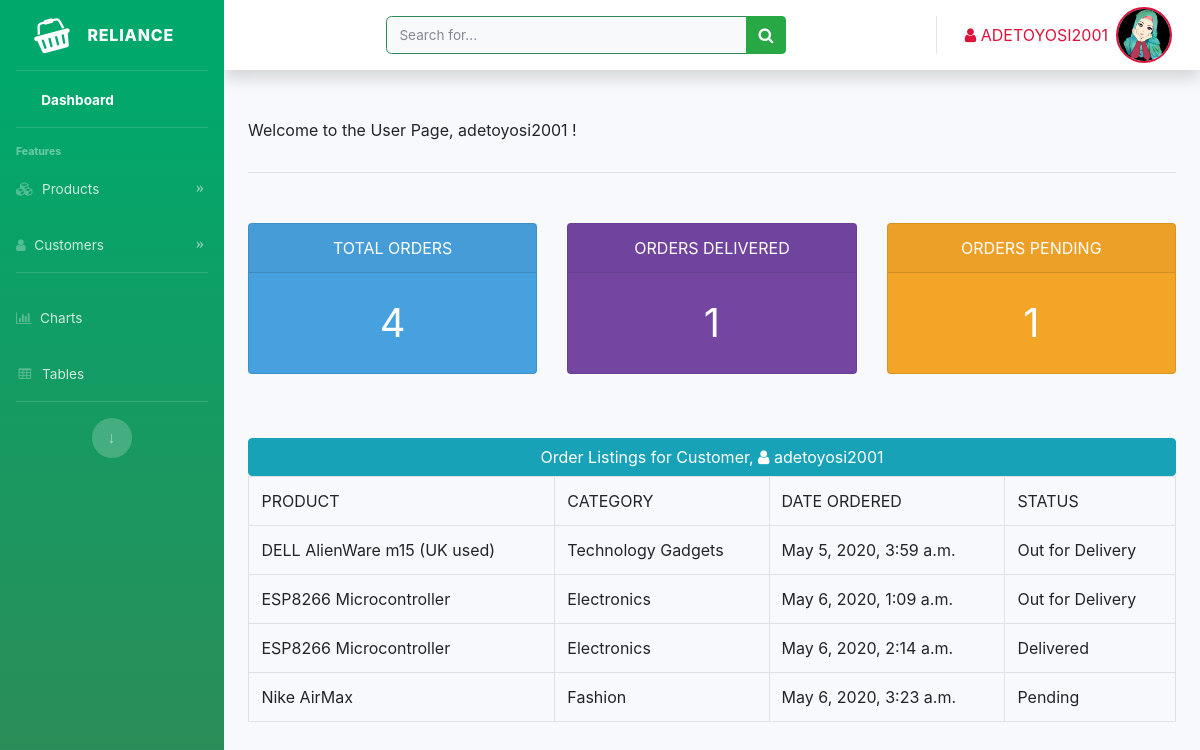
Screenshot of /user (signed in) with the database file from the repository.
### app/models.py (models this page shows)
class Order(models.Model):
    STATUS = (
        ('Delivered', 'Delivered'),
        ('Out for Delivery' , 'Out for Delivery'),
        ('Pending', 'Pending')
    )
    customer = models.ForeignKey(Customer, null = True, on_delete = models.SET_NULL)
    product = models.ForeignKey(Product, null = True, on_delete = models.SET_NULL)
    status = models.CharField(max_length = 200, null=True, choices = STATUS)
    date_created = models.DateTimeField(default = timezone.now)
    def __str__(self):
        return "{} - {}".format(self.customer, self.product)

class Product(models.Model):
    CATEGORY = (
        ('Phones', 'Phoness'),
        ('Books', 'Books'),
        ('Fashion', 'Fashion'),
        ('Technology Gadgets','Technology Gadgets'),
        ('Electronics', 'Electronics'),
    )
    name = models.CharField(max_length = 300, null = True)
    price = models.FloatField(null = True)
    category = models.CharField(max_length = 200, null=True, choices = CATEGORY)
    description = models.TextField(max_length = 300, null = True)
    date_created = models.DateTimeField(default = timezone.now)
    def __str__(self):
        return self.name

### app/decorators.py (the view)
        def wrapper_func(request, *args, **kwargs):
            group = None
            if request.user.groups.exists():
                group = request.user.groups.all()[0].name
            if group in allowed_roles:
                return view_func(request, *args, **kwargs)
            else:
                return HttpResponse('You are not authorized to view this page, Please go Back !')

### app/models.py (called while the page is built)
    def __str__(self):
        return self.name or ''

### app/views.py (called while the page is built)
@login_required(login_url = 'login')
@allowed_users(allowed_roles = ['customer'])
def UserPage(request):
    orders = request.user.customer.order_set.all()
    total_orders = orders.count()
    orders_delivered = orders.filter(status = 'Delivered').count()
    orders_pending = orders.filter(status = 'Pending').count()
    print('ORDERS :', orders)
    context = {
        'orders' : orders,
        'total_orders' : total_orders,
        'orders_delivered' : orders_delivered,
        'orders_pending' : orders_pending,
    }
    return render(request, 'userpage.html', context)

### templates/userpage.html
{% extends 'base.html' %}
{% block content %}
<div class="container my-5">
    <p>Welcome to the User Page, {{ request.user }} !</p><hr>
    <div class="row">
        <div class="col-md-4">
            <div class="card text-white mb-3 priver">
                <div class="card-header text-center">TOTAL ORDERS</div>
                <div class="card-body">
                  <p class="card-text text-center" style="font-size: 40px;">{{ total_orders }}</p>
                </div>
        </div>
    </div>
        <div class="col-md-4">
            <div class="card text-white mb-3 purple">
                <div class="card-header text-center">ORDERS DELIVERED</div>
                <div class="card-body">
                  <p class="card-text text-center"  style="font-size: 40px;">{{ orders_delivered }}</p>
                </div>
        </div>
    </div>
    <div class="col-md-4">
        <div class="card text-white orange mb-3">
            <div class="card-header text-center">ORDERS PENDING</div>
            <div class="card-body">
              <p class="card-text text-center"  style="font-size: 40px;">{{ orders_pending }}</p>
            </div>
    </div>
</div>
</div></div>
<div style="width: 95%; margin:auto;">
    <button class="btn btn-info btn-block">Order Listings for Customer,  <span class="fa fa-user"></span> {{ request.user }}</button>
    <div style="overflow-x: auto;">
        <table class="table table-bordered">
            <tr>
                <th>Product</th>
                <th>Category</th>
                <th>Date Ordered</th>
                <th>Status</th>
            </tr>
            {% for order in orders %}
            <tr>
                <td>{{ order.product.name }}</td>
                <td>{{ order.product.category }}</td>
                <td>{{ order.date_created }}</td>
                <td>{{ order.status }}</td>
            </tr>
            {% endfor %}
        </table>
    </div>
</div>
{% endblock %}

### templates/base.html (shortened to what this page needs)
{% load static %}
<!DOCTYPE html>
<html lang="en">
<head>
    <link rel="stylesheet" href="https://stackpath.bootstrapcdn.com/bootstrap/4.4.1/css/bootstrap.min.css">
    <link rel="stylesheet" href="https://cdnjs.cloudflare.com/ajax/libs/font-awesome/4.7.0/css/font-awesome.min.css">
    <link rel="stylesheet" href="{% static 'css/style.css' %}">
</head>
<body id="page-top">
  <div id="wrapper">
    <ul class="navbar-nav bg-gradient-primary sidebar sidebar-dark accordion" id="accordionSidebar">
      <a class="sidebar-brand d-flex align-items-center justify-content-center" href="{% url 'home' %}">
        <div class="sidebar-brand-icon rotate-n-15">
          <i class="fa fa-shopping-basket"></i>
        </div>
        <div class="sidebar-brand-text mx-3">Reliance</div>
      </a>
      <hr class="sidebar-divider my-0">
      <li class="nav-item active">
        <a class="nav-link" href="{% url 'home' %}">
          <span>Dashboard</span></a>
      </li>
      <hr class="sidebar-divider">
      <div class="sidebar-heading">
        Features
      </div>
      <li class="nav-item">
        <a class="nav-link collapsed" href="#" data-toggle="collapse" data-target="#collapseTwo" aria-expanded="true" aria-controls="collapseTwo">
          <i class="fa fa-cubes"></i>
          <span>Products</span>
        </a>
      </li>
      <li class="nav-item">
        <a class="nav-link collapsed" href="#" data-toggle="collapse" data-target="#collapseUtilities" aria-expanded="true" aria-controls="collapseUtilities">
          <i class="fa fa-user"></i>
          <span>Customers</span>
        </a>
      </li>
      <hr class="sidebar-divider">
      <li class="nav-item">
        <a class="nav-link" href="#">
          <i class="fa fa-bar-chart"></i>
          <span>Charts</span></a>
      </li>
      <li class="nav-item">
        <a class="nav-link" href="#">
          <i class="fa fa-fw fa-table"></i>
          <span>Tables</span></a>
      </li>
      <hr class="sidebar-divider d-none d-md-block">
      <div class="text-center d-none d-md-inline">
        <button class="rounded-circle border-0" id="sidebarToggle"></button>
      </div>
    </ul>
    <div id="content-wrapper" class="d-flex flex-column">
      <div id="content">
        <nav class="navbar navbar-expand navbar-light bg-white topbar mb-4 static-top shadow">
          <div class="searchbar">
          <form class="d-none d-sm-inline-block form-inline mr-auto ml-md-3 my-2 my-md-0 mw-100 navbar-search">
            <div class="input-group">
              <input type="text" class="form-control bg-light border-0 small" placeholder="Search for..." aria-label="Search" aria-describedby="basic-addon2">
              <div class="input-group-append">
                <button class="btn btn-success" type="button">
                  <i class="fa fa-search fa-sm"></i>
                </button>
              </div>
            </div>
          </form></div>
          <ul class="navbar-nav ml-auto">
            <li class="nav-item dropdown no-arrow">
              <a class="nav-link dropdown-toggle" href="#" id="userDropdown" role="button" data-toggle="dropdown" aria-haspopup="true" aria-expanded="false">
                <span style="color: crimson;text-transform: uppercase;" class="mr-2 d-none d-lg-inline"><span class="fa fa-user" ></span>   {{ request.user }}</span>
                <img style="border:2px solid crimson" class="img-profile rounded-circle" src="{% static 'images/alhaja.jpg' %}">
              </a>
            </li>
          </ul>
        </nav>
        {% block content %}
        {% endblock %}
     <link rel="stylesheet" href="https://cdnjs.cloudflare.com/ajax/libs/tempusdominus-bootstrap-4/5.1.2/css/tempusdominus-bootstrap-4.min.css" />
</body>
</html>

### rows the page displays
Order: product.name "DELL AlienWare m15 (UK used)", product.category "Technology Gadgets", date_created "May 5, 2020, 3:59 a.m.", status "Out for Delivery"
Order: product.name "ESP8266 Microcontroller", product.category "Electronics", date_created "May 6, 2020, 1:09 a.m.", status "Out for Delivery"
Order: product.name "ESP8266 Microcontroller", product.category "Electronics", date_created "May 6, 2020, 2:14 a.m.", status "Delivered"
Order: product.name "Nike AirMax", product.category "Fashion", date_created "May 6, 2020, 3:23 a.m.", status "Pending"

### other values shown
{{ request.user }} "ADETOYOSI2001"
{{ request.user }} "adetoyosi2001"
{{ total_orders }} "4"
{{ orders_delivered }} "1"
{{ orders_pending }} "1"
